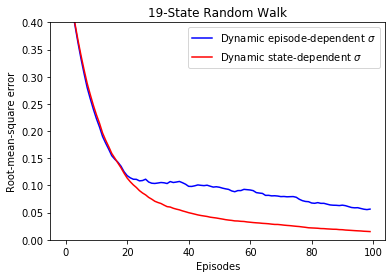

Write Python code to recreate this figure.
# State-dependent version of the Q(\sigma) algorithm tested in the prediction task
# The 19-state Random Walk task from DeAsis et al.(2018)

import numpy as np
n_nodes, N_episodes, N_runs=19, 100, 100

N_models=3
n=3
alpha=0.4
beta=0.99   # the rate of decay of the degree of samling
gamma=1

Left_reward=-1
Right_reward=1
RMS_error=np.zeros((N_models,N_episodes))
V_CF=(Right_reward-Left_reward)*np.arange(n_nodes+2)/(n_nodes+1)+Left_reward

RMS_error_dynamic_episode=np.zeros((N_episodes,N_runs))
np.random.seed(1)

# Dynamic episode-dependent sigma
for run in range(N_runs):
        Q=np.ones((n_nodes+2,2))*0
        RMS=0
        sigma=1
        if (np.mod(run,10)==0): print("Model 1, ","run=",run)
        for i in range(N_episodes):
            S=np.array([],dtype=int)
            A=np.array([],dtype=int)
            TD_delta=np.array([])
            state=int((n_nodes+1)/2)
            S=np.append(S,state)
            action=np.power(-1,np.random.binomial(1,0.5))
            A=np.append(A,action)
            T=np.Inf
            t=0
            stop_tau=0
            while not stop_tau:
                if (t<T):
                    next_state=state+action
                    S=np.append(S,next_state)
                    if (next_state==0):
                        T=t+1
                        R=Left_reward
                        TD_delta=np.append(TD_delta,R-Q[state,int(action==1)])
                    elif (next_state==(n_nodes+1)):
                        T=t+1
                        R=Right_reward
                        TD_delta=np.append(TD_delta,R-Q[state,int(action==1)])
                    else:
                        R=0
                        V=(Q[next_state,0]+Q[next_state,1])/2
                        next_action=np.power(-1,np.random.binomial(1,0.5))
                        A=np.append(A,next_action)
                        TD_delta=np.append(TD_delta,R+gamma*(sigma*Q[next_state,int(next_action==1)]+(1-sigma)*V)-Q[state,int(action==1)])
                        action=next_action
                        state=next_state                     
                tau=t-n+1
                if (tau>=0):
                    E=1
                    G=Q[S[tau],int(A[tau]==1)]
                    for k in range(tau,min([t,T-1])+1):
                        G+=E*TD_delta[k]
                        if (k<T-1):
                            E*=gamma*((1-sigma)*0.5+sigma)                     
                    Q[S[tau],int(A[tau]==1)]+=alpha*(G-Q[S[tau],int(A[tau]==1)]) 
                if (tau==T-1): stop_tau=1
                t+=1
            sigma*=beta
            V_EST=(Q[:,0]+Q[:,1])/2
            RMS=np.power(np.mean(np.power(V_CF[1:-1]-V_EST[1:-1],2)),0.5)
            RMS_error_dynamic_episode[i,run]=RMS

# Dynamic state-dependent sigma
RMS_error_dynamic_state=np.zeros((N_episodes,N_runs))
np.random.seed(1)
for run in range(N_runs):
        if (np.mod(run,10)==0): print("Model 2, ", "run=",run)
        Q=np.ones((n_nodes+2,2))*0
        RMS=0
        sigma=np.ones(n_nodes+2)
        for i in range(N_episodes):
            S=np.array([],dtype=int)
            A=np.array([],dtype=int)
            TD_delta=np.array([])
            state=int((n_nodes+1)/2)
            S=np.append(S,state)
            action=np.power(-1,np.random.binomial(1,0.5))
            A=np.append(A,action)
            T=np.Inf
            t=0
            stop_tau=0
            while not stop_tau:
                if (t<T):
                    next_state=state+action
                    S=np.append(S,next_state)
                    if (next_state==0):
                        T=t+1
                        R=Left_reward
                        TD_delta=np.append(TD_delta,R-Q[state,int(action==1)])
                    elif (next_state==(n_nodes+1)):
                        T=t+1
                        R=Right_reward
                        TD_delta=np.append(TD_delta,R-Q[state,int(action==1)])
                    else:
                        R=0
                        V=(Q[next_state,0]+Q[next_state,1])/2
                        next_action=np.power(-1,np.random.binomial(1,0.5))
                        A=np.append(A,next_action)
                        TD_delta=np.append(TD_delta,R+gamma*(sigma[next_state]*Q[next_state,int(next_action==1)]+(1-sigma[next_state])*V)-Q[state,int(action==1)])
                        action=next_action
                        state=next_state
                        sigma[next_state]*=beta       
                tau=t-n+1
                if (tau>=0):
                    E=1
                    G=Q[S[tau],int(A[tau]==1)]
                    for k in range(tau,min([t,T-1])+1):
                        G+=E*TD_delta[k]
                        if (k<T-1):
                            E*=gamma*((1-sigma[S[k]])*0.5+sigma[S[k]])     
                    Q[S[tau],int(A[tau]==1)]+=alpha*(G-Q[S[tau],int(A[tau]==1)]) 
                if (tau==T-1): stop_tau=1
                t+=1
            V_EST=(Q[:,0]+Q[:,1])/2
            RMS=np.power(np.mean(np.power(V_CF[1:-1]-V_EST[1:-1],2)),0.5)
            RMS_error_dynamic_state[i,run]=RMS
                
RMS_error_dynamic_state_mean=np.mean(RMS_error_dynamic_state,axis=1)
RMS_error_dynamic_state_std=np.std(RMS_error_dynamic_state,axis=1)

RMS_error_dynamic_episode_mean=np.mean(RMS_error_dynamic_episode,axis=1)
RMS_error_dynamic_episode_std=np.std(RMS_error_dynamic_episode,axis=1)

print('Average standard deviation dynamic sigma(episode):', np.mean(RMS_error_dynamic_episode_std))
print('Average standard deviation dynamic sigma(state):',np.mean(RMS_error_dynamic_state_std))

import matplotlib.pyplot as plt
fig, ax= plt.subplots()
    
leg="Dynamic episode-dependent $\sigma$ "
ax.plot(range(N_episodes),RMS_error_dynamic_episode_mean, color='blue', label=leg)
#ax.plot(range(N_episodes),RMS_error_dynamic_episode_mean+1.96*RMS_error_dynamic_state_std, color='blue',linestyle=':')
#ax.plot(range(N_episodes),RMS_error_dynamic_episode_mean-1.96*RMS_error_dynamic_state_std, color='blue',linestyle=':')

leg="Dynamic state-dependent $\sigma$ "
ax.plot(range(N_episodes),RMS_error_dynamic_state_mean, color='red', label=leg)
#ax.plot(range(N_episodes),RMS_error_dynamic_state_mean+1.96*RMS_error_dynamic_state_std, color='red',linestyle=':')
#ax.plot(range(N_episodes),RMS_error_dynamic_state_mean-1.96*RMS_error_dynamic_state_std, color='red',linestyle=':')
ax.legend()
ax.set_ylim(0.0, 0.4)
ax.set_xlabel('Episodes')
ax.set_ylabel('Root-mean-square error')
ax.set_title('19-State Random Walk')
